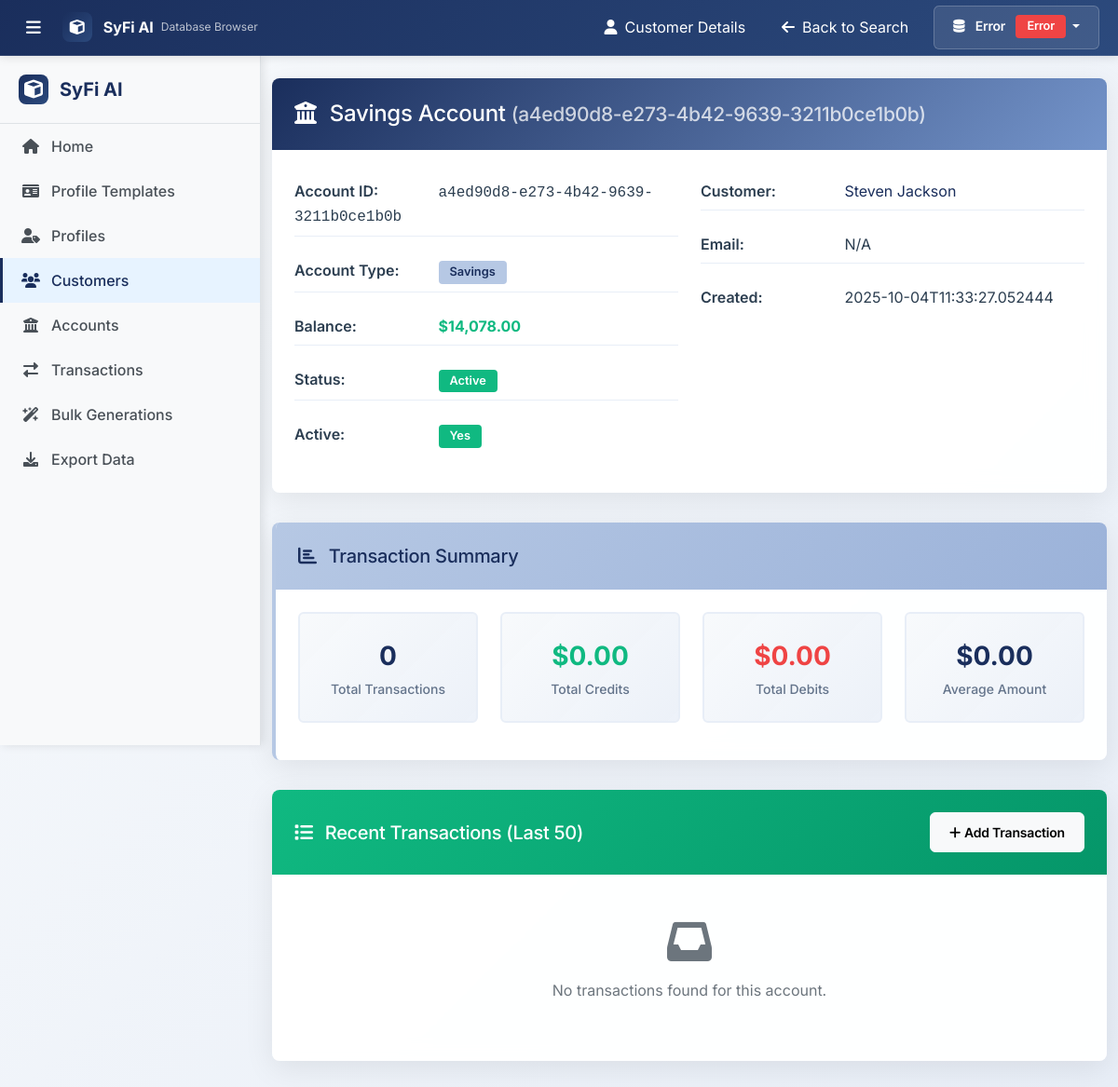
/account/a4ed90d8-e273-4b42-9639-3211b0ce1b0b, run on the app's committed database.
### tables this page shows
CREATE TABLE accounts (
            account_id TEXT PRIMARY KEY,
            customer_id TEXT NOT NULL,
            account_number TEXT UNIQUE NOT NULL,
            account_type TEXT NOT NULL,
            balance DECIMAL(15,2) DEFAULT 0.00,
            available_balance DECIMAL(15,2) DEFAULT 0.00,
            currency TEXT DEFAULT 'USD',
            created_date DATETIME DEFAULT CURRENT_TIMESTAMP,
            closed_date DATE,
            is_active BOOLEAN DEFAULT 1,
            interest_rate DECIMAL(5,4),
            credit_limit DECIMAL(15,2),
            metadata TEXT, bulk_generation_id TEXT, bulk_generation_label TEXT,  -- JSON for additional fields
            FOREIGN KEY (customer_id) REFERENCES customers (customer_id)
        );

CREATE TABLE customers (
            customer_id TEXT PRIMARY KEY,
            first_name TEXT NOT NULL,
            last_name TEXT NOT NULL,
            company_name TEXT,  -- For business entities
            email TEXT,
            phone TEXT,
            date_of_birth DATE,
            address TEXT,
            city TEXT,
            state TEXT,
            zip_code TEXT,
            ssn_hash TEXT,
            created_date DATETIME DEFAULT CURRENT_TIMESTAMP,
            
            -- Household information
            household_size INTEGER DEFAULT 1,
            num_adults INTEGER DEFAULT 1,
            num_children INTEGER DEFAULT 0,
            num_pets INTEGER DEFAULT 0,
            household_income DECIMAL(15,2),
            employment_status TEXT,
            marital_status TEXT,
            
            -- Profile information
            profile_description TEXT,
            profile_tags TEXT,  -- JSON array of tags
            
            metadata TEXT  -- JSON for additional fields
        , bulk_generation_id TEXT, bulk_generation_label TEXT);

### web_browser.py (the view)
@app.route('/account/<account_id>')
def account_details(account_id):
    if db_browser:
        details = db_browser.get_account_details(account_id)
        if details:
            back_links = [
                {'url': f'/customer/{details["account"]["customer_id"]}', 'icon': 'fas fa-user', 'text': 'Customer Details'},
                {'url': '/customers', 'icon': 'fas fa-arrow-left', 'text': 'Back to Search'}
            ]
            return render_template('account_details.html', data=details, active_page='customers',
                                 show_back_links=True, back_links=back_links)
        else:
            return render_template('error.html', message='Account not found')
    else:
        return render_template('error.html', message='Database not connected')

### templates/account_details.html (shortened to what this page needs)
<!DOCTYPE html>
<html lang="en">
<head>
    <link href="https://cdn.jsdelivr.net/npm/bootstrap@5.1.3/dist/css/bootstrap.min.css" rel="stylesheet">
    <link href="https://cdnjs.cloudflare.com/ajax/libs/font-awesome/6.0.0/css/all.min.css" rel="stylesheet">
    <link rel="stylesheet" href="{{ url_for('static', filename='css/base.css') }}">
    <link rel="stylesheet" href="{{ url_for('static', filename='css/shared_navigation_styles.css') }}">
    <link rel="stylesheet" href="{{ url_for('static', filename='css/account_details.css') }}">
</head>
<body class="bg-light">
    {% include 'shared_navigation.html' %}
    <div class="container mt-4">
        <div class="row">
            <div class="col-12">
                <div class="card detail-card">
                    <div class="card-header bg-primary text-white">
                        <h4 class="mb-0">
                            <i class="fas fa-university me-2"></i>
                            {{ data.account.account_type.title() }} Account
                            <small class="opacity-75">({{ data.account.account_id }})</small>
                        </h4>
                    </div>
                    <div class="card-body">
                        <div class="row">
                            <div class="col-md-6">
                                <div class="info-row">
                                    <span class="info-label">Account ID:</span>
                                    <span class="font-monospace">{{ data.account.account_id }}</span>
                                </div>
                                <div class="info-row">
                                    <span class="info-label">Account Type:</span>
                                    <span class="badge bg-info">{{ data.account.account_type.title() }}</span>
                                </div>
                                <div class="info-row">
                                    <span class="info-label">Balance:</span>
                                    <span class="{{ 'balance-positive' if data.account.balance >= 0 else 'balance-negative' }}">
                                        ${{ "{:,.2f}".format(data.account.balance) }}
                                    </span>
                                </div>
                                <div class="info-row">
                                    <span class="info-label">Status:</span>
                                    <span class="badge bg-{{ 'success' if data.account.get('account_status', 'active') == 'active' else 'secondary' }}">
                                        {{ (data.account.get('account_status', 'active')).title() }}
                                    </span>
                                </div>
                                <div class="info-row">
                                    <span class="info-label">Active:</span>
                                    <span class="badge bg-{{ 'success' if data.account.is_active else 'danger' }}">
                                        {{ 'Yes' if data.account.is_active else 'No' }}
                                    </span>
                                </div>
                            </div>
                            <div class="col-md-6">
                                <div class="info-row">
                                    <span class="info-label">Customer:</span>
                                    <a href="/customer/{{ data.account.customer_id }}" class="text-decoration-none">
                                        {{ data.account.first_name }} {{ data.account.last_name }}
                                    </a>
                                </div>
                                <div class="info-row">
                                    <span class="info-label">Email:</span>
                                    <span>{{ data.account.email or 'N/A' }}</span>
                                </div>
                                <div class="info-row">
                                    <span class="info-label">Created:</span>
                                    <span>{{ data.account.created_date or 'N/A' }}</span>
                                </div>
                            </div>
                        </div>
                    </div>
                </div>
            </div>
        </div>
        <div class="row">
            <div class="col-12">
                <div class="card detail-card summary-card">
                    <div class="card-header bg-info text-white">
                        <h5 class="mb-0">
                            <i class="fas fa-chart-bar me-2"></i>
                            Transaction Summary
                        </h5>
                    </div>
                    <div class="card-body">
                        <div class="row">
                            <div class="col-md-3">
                                <div class="stat-box">
                                    <div class="stat-number">{{ data.transaction_summary.total_transactions }}</div>
                                    <div class="stat-label">Total Transactions</div>
                                </div>
                            </div>
                            <div class="col-md-3">
                                <div class="stat-box">
                                    <div class="stat-number text-success">${{ "{:,.2f}".format(data.transaction_summary.total_credits) }}</div>
                                    <div class="stat-label">Total Credits</div>
                                </div>
                            </div>
                            <div class="col-md-3">
                                <div class="stat-box">
                                    <div class="stat-number text-danger">${{ "{:,.2f}".format(data.transaction_summary.total_debits) }}</div>
                                    <div class="stat-label">Total Debits</div>
                                </div>
                            </div>
                            <div class="col-md-3">
                                <div class="stat-box">
                                    <div class="stat-number">${{ "{:,.2f}".format(data.transaction_summary.avg_amount) }}</div>
                                    <div class="stat-label">Average Amount</div>
                                </div>
                            </div>
                        </div>
                    </div>
                </div>
            </div>
        </div>
        <div class="row">
            <div class="col-12">
                <div class="card detail-card">
                    <div class="card-header bg-success text-white d-flex justify-content-between align-items-center">
                        <h5 class="mb-0">
                            <i class="fas fa-list me-2"></i>
                            Recent Transactions (Last 50)
                        </h5>
                        <button type="button" class="btn btn-light btn-sm" id="add-transaction-btn" data-bs-toggle="modal" data-bs-target="#addTransactionModal">
                            <i class="fas fa-plus me-1"></i>Add Transaction
                        </button>
                    </div>
                    <div class="card-body p-0">
                        {% if data.transactions %}
                            <div class="table-responsive">
                                <table class="table table-hover transaction-table mb-0">
                                    <thead class="table-light">
                                        <tr>
                                            <th>Transaction ID</th>
                                            <th>Date</th>
                                            <th>Type</th>
                                            <th>Amount</th>
                                            <th>Description</th>
                                            <th>Related</th>
                                        </tr>
                                    </thead>
                                    <tbody>
                                        {% for transaction in data.transactions %}
                                        <tr>
                                            <td class="font-monospace">{{ transaction.transaction_id }}</td>
                                            <td>{{ transaction.transaction_date[:19] if transaction.transaction_date else 'N/A' }}</td>
                                            <td>
                                                <span class="badge bg-{{ 'primary' if transaction.transaction_type == 'deposit' else ('warning' if transaction.transaction_type == 'withdrawal' else 'secondary') }}">
                                                    {{ transaction.transaction_type.title() }}
                                                </span>
                                            </td>
                                            <td class="{{ 'transaction-credit' if transaction.transaction_type in ['deposit', 'credit'] else 'transaction-debit' }}">
                                                {% if transaction.transaction_type in ['deposit', 'credit'] %}
                                                    <strong>+${{ "{:,.2f}".format(transaction.amount) }}</strong>
                                                {% else %}
                                                    <strong>-${{ "{:,.2f}".format(transaction.amount) }}</strong>
                                                {% endif %}
                                            </td>
                                            <td>{{ transaction.description or 'N/A' }}</td>
                                            <td class="font-monospace">
                                                {% if transaction.related_transaction_id %}
                                                    <small>{{ transaction.related_transaction_id }}</small>
                                                {% else %}
                                                    <span class="text-muted">-</span>
                                                {% endif %}
                                            </td>
                                        </tr>
                                        {% endfor %}
                                    </tbody>
                                </table>
                            </div>
                        {% else %}
                            <div class="text-center py-5">
                                <i class="fas fa-inbox fa-3x text-muted mb-3"></i>
                                <p class="text-muted">No transactions found for this account.</p>
                            </div>
                        {% endif %}
                    </div>
                </div>
            </div>
        </div>
    </div>
</body>
</html>

### data on the page
accounts: account.account_type "Savings", account.account_id "a4ed90d8-e273-4b42-9639-3211b0ce1b0b", account.balance "14,078.00", is_active "Yes", account "2025-10-04T11:33:27.052444"
customers: account.first_name "Steven", account.last_name "Jackson", account "N/A"

### other printed values
{{ link.text }} "Customer Details" "Back to Search"
{{ (data.account.get('account_status', 'active')).title() }} "Active"
{{ data.transaction_summary.total_transactions }} "0"
{{ "{:,.2f}".format(data.transaction_summary.total_credits) }} "0.00"
{{ "{:,.2f}".format(data.transaction_summary.total_debits) }} "0.00"
{{ "{:,.2f}".format(data.transaction_summary.avg_amount) }} "0.00"
